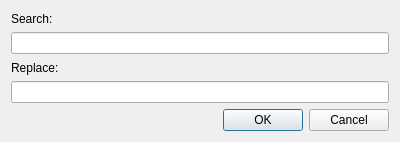
<?xml version="1.0" encoding="UTF-8"?>
<ui version="4.0">
 <class>SearchReplaceDialog</class>
 <widget class="QDialog" name="SearchReplaceDialog">
  <property name="geometry">
   <rect>
    <x>0</x>
    <y>0</y>
    <width>400</width>
    <height>142</height>
   </rect>
  </property>
  <property name="windowTitle">
   <string>Search and repalce..</string>
  </property>
  <layout class="QVBoxLayout" name="verticalLayout">
   <item>
    <widget class="QLabel" name="label">
     <property name="text">
      <string>Search:</string>
     </property>
    </widget>
   </item>
   <item>
    <widget class="QLineEdit" name="searchText"/>
   </item>
   <item>
    <widget class="QLabel" name="label_2">
     <property name="text">
      <string>Replace:</string>
     </property>
    </widget>
   </item>
   <item>
    <widget class="QLineEdit" name="replaceText"/>
   </item>
   <item>
    <widget class="QDialogButtonBox" name="buttonBox">
     <property name="orientation">
      <enum>Qt::Horizontal</enum>
     </property>
     <property name="standardButtons">
      <set>QDialogButtonBox::Cancel|QDialogButtonBox::Ok</set>
     </property>
    </widget>
   </item>
  </layout>
 </widget>
 <resources/>
 <connections>
  <connection>
   <sender>buttonBox</sender>
   <signal>accepted()</signal>
   <receiver>SearchReplaceDialog</receiver>
   <slot>accept()</slot>
   <hints>
    <hint type="sourcelabel">
     <x>248</x>
     <y>254</y>
    </hint>
    <hint type="destinationlabel">
     <x>157</x>
     <y>274</y>
    </hint>
   </hints>
  </connection>
  <connection>
   <sender>buttonBox</sender>
   <signal>rejected()</signal>
   <receiver>SearchReplaceDialog</receiver>
   <slot>reject()</slot>
   <hints>
    <hint type="sourcelabel">
     <x>316</x>
     <y>260</y>
    </hint>
    <hint type="destinationlabel">
     <x>286</x>
     <y>274</y>
    </hint>
   </hints>
  </connection>
 </connections>
</ui>
